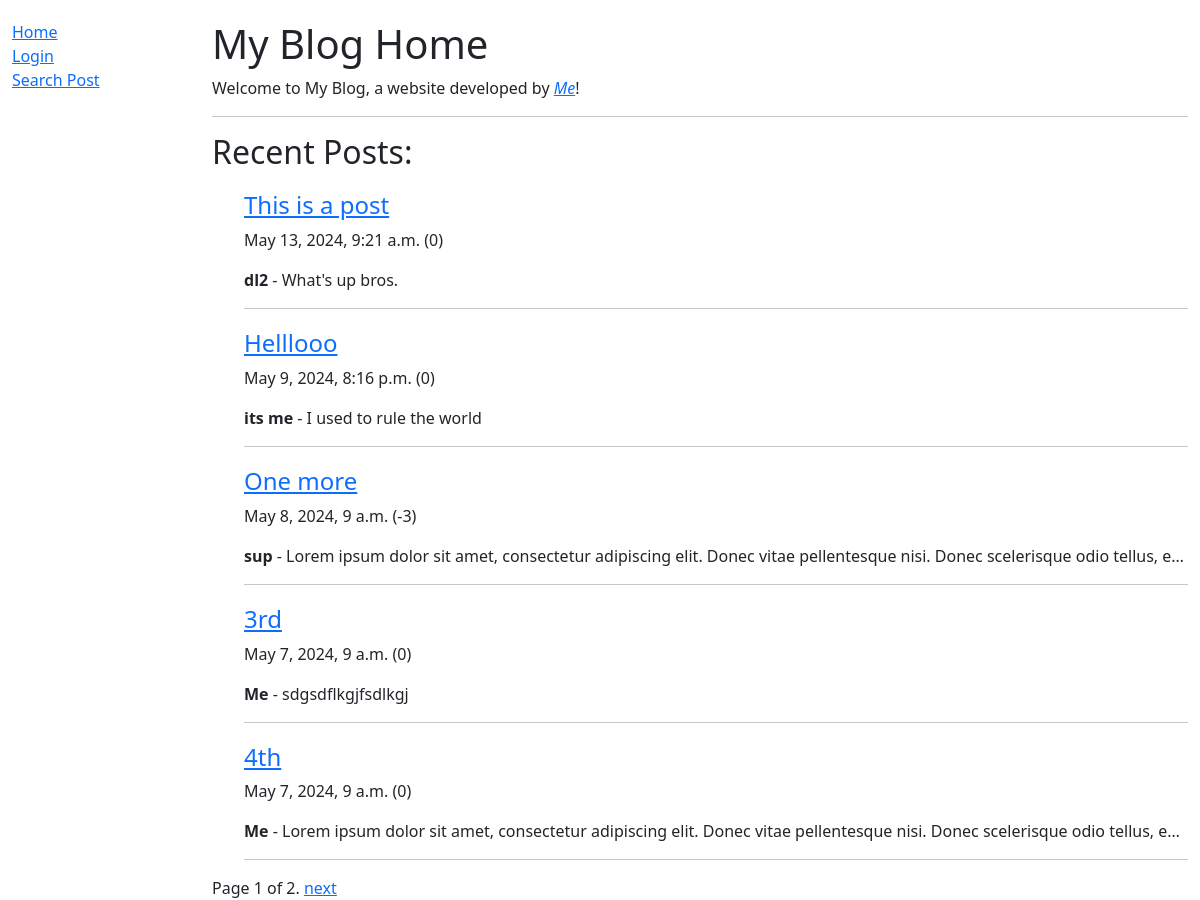
Page /blog/ on the earlier database version.
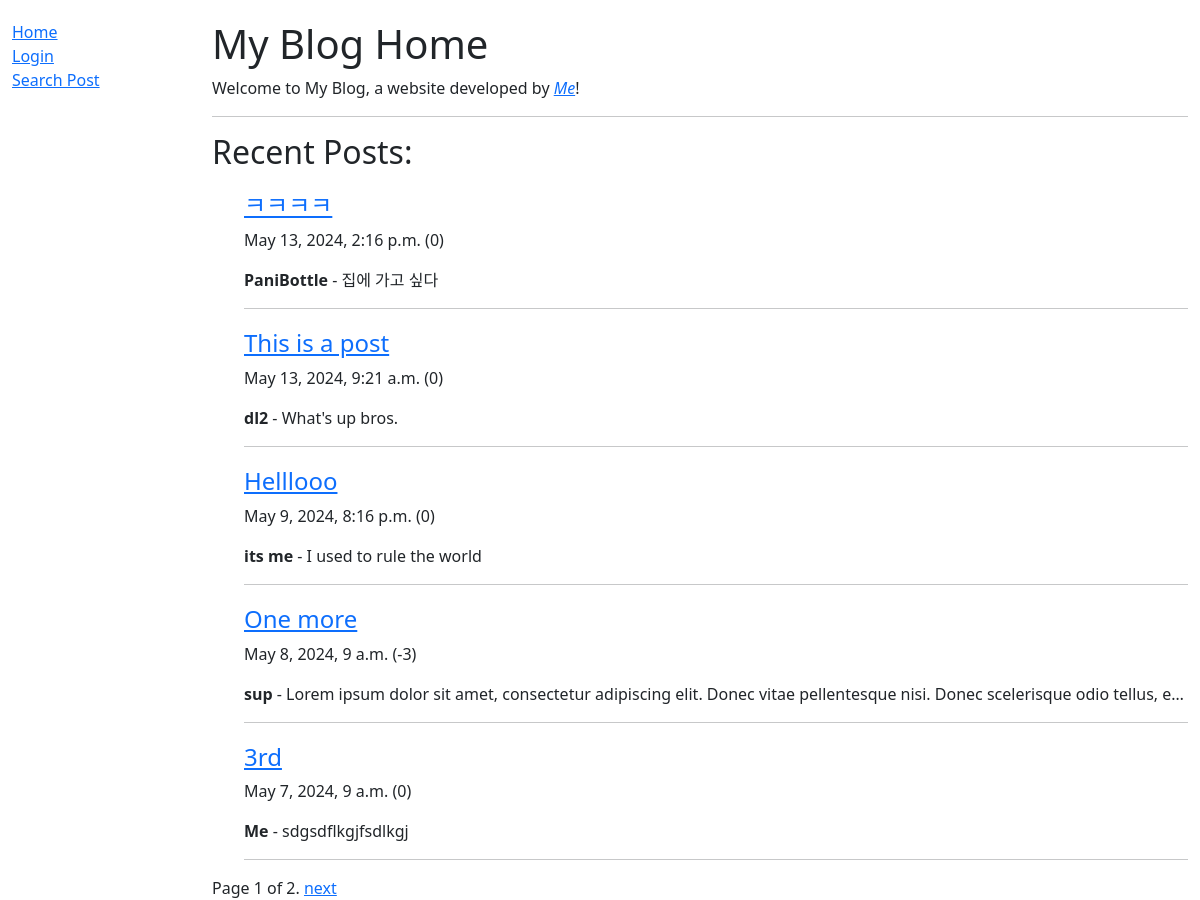
Same page on the later database version.
### blog/models.py (models this page shows, shortened)
class Post(models.Model):
    id = models.BigAutoField(help_text="Post ID", primary_key=True)
    title = models.CharField(max_length=100)
    writer = models.CharField(max_length=100)
    content = models.TextField(max_length=5000)
    date = models.DateTimeField(default=datetime.now, blank=True)
    likes = models.IntegerField(default=0)
    class Meta:
        ordering = ['-date']

### blog/views.py (the view)
# urls.py: path('', views.PostListView.as_view(), name='home'),
class PostListView(generic.ListView):
    model = Post # Set reference model
    context_object_name = 'posts' # Set name used in template for model reference
    template_name = 'home.html' # Specify template name and directory
    paginate_by = 5 # Default pagination tool

### blog/templates/home.html
{% extends "base.html" %}
{% block content %}
  <h1>My Blog Home</h1>
  <p>
    Welcome to My Blog, a website developed by
    <em><a href="https://github.com/DaewoongLime">Me</a></em>!
  </p>
  <hr />
    {% if posts %}
    <h2>Recent Posts:</h2>
    <ul>
      {% for post in posts %}
      <div style="margin-top:20px">
        <h4><a href="{{post.id}}">{{ post.title }}</a></h4>
        <p  style="white-space: nowrap; overflow: hidden; max-width: 100%;">
          {{post.date}} ({{post.likes}})
        </p>
        <p  style="white-space: nowrap;
        overflow: hidden;
        text-overflow: ellipsis;
        max-width: 100%;">
          <strong>{{post.writer}}</strong> - {{ post.content }}
        </p>
        <hr />
      </div>
      {% endfor %}
    </ul>
  {% else %}
    <p>There are no posts written yet.</p>
  {% endif %}
  {% load static %}
{% endblock %}

Differences in the rows shown:
no longer on this page (row unchanged): Post: title "4th", date "May 7, 2024, 9 a.m.", likes "0", writer "Me", content "Lorem ipsum dolor sit amet, consectetur adipiscing elit. Donec vitae pellentesque nisi. Donec scelerisque odio tellus, e…"
added Post: title "ㅋㅋㅋㅋ", date "May 13, 2024, 2:16 p.m.", likes "0", writer "PaniBottle", content "집에 가고 싶다"
